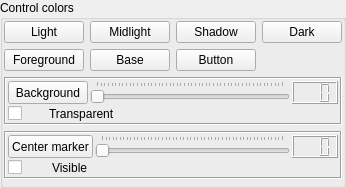
    <widget class="QGroupBox" name="gbpOsdControlColors">
     <property name="sizePolicy">
      <sizepolicy hsizetype="Expanding" vsizetype="Preferred">
       <horstretch>0</horstretch>
       <verstretch>0</verstretch>
      </sizepolicy>
     </property>
     <property name="maximumSize">
      <size>
       <width>16777215</width>
       <height>16777215</height>
      </size>
     </property>
     <property name="title">
      <string>Control colors</string>
     </property>
     <layout class="QGridLayout" name="gridLayout_5">
      <property name="leftMargin">
       <number>1</number>
      </property>
      <property name="topMargin">
       <number>1</number>
      </property>
      <property name="rightMargin">
       <number>1</number>
      </property>
      <property name="bottomMargin">
       <number>6</number>
      </property>
      <item row="0" column="0">
       <layout class="QGridLayout" name="gridLayout_6">
        <item row="1" column="1">
         <widget class="QPushButton" name="pbCntrlBase">
          <property name="sizePolicy">
           <sizepolicy hsizetype="Preferred" vsizetype="Preferred">
            <horstretch>0</horstretch>
            <verstretch>0</verstretch>
           </sizepolicy>
          </property>
          <property name="minimumSize">
           <size>
            <width>0</width>
            <height>0</height>
           </size>
          </property>
          <property name="maximumSize">
           <size>
            <width>16777215</width>
            <height>16777215</height>
           </size>
          </property>
          <property name="text">
           <string>Base</string>
          </property>
         </widget>
        </item>
        <item row="1" column="0">
         <widget class="QPushButton" name="pbCntrlForeground">
          <property name="sizePolicy">
           <sizepolicy hsizetype="Preferred" vsizetype="Preferred">
            <horstretch>0</horstretch>
            <verstretch>0</verstretch>
           </sizepolicy>
          </property>
          <property name="minimumSize">
           <size>
            <width>0</width>
            <height>0</height>
           </size>
          </property>
          <property name="maximumSize">
           <size>
            <width>16777215</width>
            <height>16777215</height>
           </size>
          </property>
          <property name="text">
           <string>Foreground</string>
          </property>
         </widget>
        </item>
        <item row="0" column="0">
         <widget class="QPushButton" name="pbCntrlLight">
          <property name="sizePolicy">
           <sizepolicy hsizetype="Preferred" vsizetype="Preferred">
            <horstretch>0</horstretch>
            <verstretch>0</verstretch>
           </sizepolicy>
          </property>
          <property name="minimumSize">
           <size>
            <width>0</width>
            <height>0</height>
           </size>
          </property>
          <property name="maximumSize">
           <size>
            <width>16777215</width>
            <height>16777215</height>
           </size>
          </property>
          <property name="text">
           <string>Light</string>
          </property>
         </widget>
        </item>
        <item row="0" column="1">
         <widget class="QPushButton" name="pbCntrlMidlight">
          <property name="sizePolicy">
           <sizepolicy hsizetype="Preferred" vsizetype="Preferred">
            <horstretch>0</horstretch>
            <verstretch>0</verstretch>
           </sizepolicy>
          </property>
          <property name="minimumSize">
           <size>
            <width>0</width>
            <height>0</height>
           </size>
          </property>
          <property name="maximumSize">
           <size>
            <width>16777215</width>
            <height>16777215</height>
           </size>
          </property>
          <property name="text">
           <string>Midlight</string>
          </property>
         </widget>
        </item>
        <item row="0" column="2">
         <widget class="QPushButton" name="pbCntrlShadow">
          <property name="sizePolicy">
           <sizepolicy hsizetype="Preferred" vsizetype="Preferred">
            <horstretch>0</horstretch>
            <verstretch>0</verstretch>
           </sizepolicy>
          </property>
          <property name="minimumSize">
           <size>
            <width>0</width>
            <height>0</height>
           </size>
          </property>
          <property name="maximumSize">
           <size>
            <width>16777215</width>
            <height>16777215</height>
           </size>
          </property>
          <property name="text">
           <string>Shadow</string>
          </property>
         </widget>
        </item>
        <item row="0" column="3">
         <widget class="QPushButton" name="pbCntrlDark">
          <property name="sizePolicy">
           <sizepolicy hsizetype="Preferred" vsizetype="Preferred">
            <horstretch>0</horstretch>
            <verstretch>0</verstretch>
           </sizepolicy>
          </property>
          <property name="minimumSize">
           <size>
            <width>0</width>
            <height>0</height>
           </size>
          </property>
          <property name="maximumSize">
           <size>
            <width>16777215</width>
            <height>16777215</height>
           </size>
          </property>
          <property name="text">
           <string>Dark</string>
          </property>
         </widget>
        </item>
        <item row="1" column="2">
         <widget class="QPushButton" name="pbCntrlButton">
          <property name="sizePolicy">
           <sizepolicy hsizetype="Preferred" vsizetype="Preferred">
            <horstretch>0</horstretch>
            <verstretch>0</verstretch>
           </sizepolicy>
          </property>
          <property name="minimumSize">
           <size>
            <width>0</width>
            <height>0</height>
           </size>
          </property>
          <property name="maximumSize">
           <size>
            <width>16777215</width>
            <height>16777215</height>
           </size>
          </property>
          <property name="text">
           <string>Button</string>
          </property>
         </widget>
        </item>
       </layout>
      </item>
      <item row="1" column="0">
       <widget class="QFrame" name="frame_2">
        <property name="sizePolicy">
         <sizepolicy hsizetype="Expanding" vsizetype="Preferred">
          <horstretch>0</horstretch>
          <verstretch>0</verstretch>
         </sizepolicy>
        </property>
        <property name="frameShape">
         <enum>QFrame::Box</enum>
        </property>
        <property name="frameShadow">
         <enum>QFrame::Sunken</enum>
        </property>
        <layout class="QGridLayout" name="gridLayout_4">
         <property name="leftMargin">
          <number>2</number>
         </property>
         <property name="topMargin">
          <number>2</number>
         </property>
         <property name="rightMargin">
          <number>2</number>
         </property>
         <property name="bottomMargin">
          <number>2</number>
         </property>
         <property name="spacing">
          <number>2</number>
         </property>
         <item row="0" column="0" colspan="2">
          <widget class="QPushButton" name="pbCntrlBackground">
           <property name="sizePolicy">
            <sizepolicy hsizetype="Preferred" vsizetype="Preferred">
             <horstretch>0</horstretch>
             <verstretch>0</verstretch>
            </sizepolicy>
           </property>
           <property name="minimumSize">
            <size>
             <width>0</width>
             <height>0</height>
            </size>
           </property>
           <property name="maximumSize">
            <size>
             <width>16777215</width>
             <height>16777215</height>
            </size>
           </property>
           <property name="text">
            <string>Background</string>
           </property>
          </widget>
         </item>
         <item row="0" column="2">
          <widget class="QSlider" name="slCntrlBackgroundAlpha">
           <property name="sizePolicy">
            <sizepolicy hsizetype="Expanding" vsizetype="Preferred">
             <horstretch>0</horstretch>
             <verstretch>0</verstretch>
            </sizepolicy>
           </property>
           <property name="minimumSize">
            <size>
             <width>0</width>
             <height>0</height>
            </size>
           </property>
           <property name="maximumSize">
            <size>
             <width>16777215</width>
             <height>25</height>
            </size>
           </property>
           <property name="maximum">
            <number>255</number>
           </property>
           <property name="pageStep">
            <number>5</number>
           </property>
           <property name="orientation">
            <enum>Qt::Horizontal</enum>
           </property>
           <property name="tickPosition">
            <enum>QSlider::TicksAbove</enum>
           </property>
          </widget>
         </item>
         <item row="0" column="3">
          <widget class="QLCDNumber" name="lcdCntrlBackgroundAlpha">
           <property name="sizePolicy">
            <sizepolicy hsizetype="Preferred" vsizetype="Preferred">
             <horstretch>0</horstretch>
             <verstretch>0</verstretch>
            </sizepolicy>
           </property>
           <property name="maximumSize">
            <size>
             <width>16777215</width>
             <height>16777215</height>
            </size>
           </property>
           <property name="digitCount">
            <number>3</number>
           </property>
          </widget>
         </item>
         <item row="1" column="0">
          <widget class="QCheckBox" name="cbCntrlBgTransparent">
           <property name="sizePolicy">
            <sizepolicy hsizetype="Preferred" vsizetype="Preferred">
             <horstretch>0</horstretch>
             <verstretch>0</verstretch>
            </sizepolicy>
           </property>
           <property name="text">
            <string/>
           </property>
          </widget>
         </item>
         <item row="1" column="1" colspan="3">
          <widget class="QLabel" name="label">
           <property name="sizePolicy">
            <sizepolicy hsizetype="Expanding" vsizetype="Preferred">
             <horstretch>0</horstretch>
             <verstretch>0</verstretch>
            </sizepolicy>
           </property>
           <property name="text">
            <string>Transparent</string>
           </property>
          </widget>
         </item>
        </layout>
       </widget>
      </item>
      <item row="2" column="0">
       <widget class="QFrame" name="frame">
        <property name="sizePolicy">
         <sizepolicy hsizetype="Expanding" vsizetype="Preferred">
          <horstretch>0</horstretch>
          <verstretch>0</verstretch>
         </sizepolicy>
        </property>
        <property name="frameShape">
         <enum>QFrame::Box</enum>
        </property>
        <property name="frameShadow">
         <enum>QFrame::Sunken</enum>
        </property>
        <layout class="QGridLayout" name="gridLayout_3">
         <property name="leftMargin">
          <number>2</number>
         </property>
         <property name="topMargin">
          <number>2</number>
         </property>
         <property name="rightMargin">
          <number>2</number>
         </property>
         <property name="bottomMargin">
          <number>2</number>
         </property>
         <property name="spacing">
          <number>2</number>
         </property>
         <item row="0" column="0" colspan="2">
          <widget class="QPushButton" name="pbCenterMarkerColor">
           <property name="sizePolicy">
            <sizepolicy hsizetype="Preferred" vsizetype="Preferred">
             <horstretch>0</horstretch>
             <verstretch>0</verstretch>
            </sizepolicy>
           </property>
           <property name="text">
            <string>Center marker</string>
           </property>
          </widget>
         </item>
         <item row="0" column="2">
          <widget class="QSlider" name="slCenterMarkerAlpha">
           <property name="sizePolicy">
            <sizepolicy hsizetype="Expanding" vsizetype="Preferred">
             <horstretch>0</horstretch>
             <verstretch>0</verstretch>
            </sizepolicy>
           </property>
           <property name="maximum">
            <number>255</number>
           </property>
           <property name="pageStep">
            <number>5</number>
           </property>
           <property name="orientation">
            <enum>Qt::Horizontal</enum>
           </property>
           <property name="tickPosition">
            <enum>QSlider::TicksAbove</enum>
           </property>
          </widget>
         </item>
         <item row="0" column="3">
          <widget class="QLCDNumber" name="lcdCntrlCentralMarkerAlpha">
           <property name="sizePolicy">
            <sizepolicy hsizetype="Preferred" vsizetype="Preferred">
             <horstretch>0</horstretch>
             <verstretch>0</verstretch>
            </sizepolicy>
           </property>
           <property name="maximumSize">
            <size>
             <width>16777215</width>
             <height>16777215</height>
            </size>
           </property>
           <property name="digitCount">
            <number>3</number>
           </property>
          </widget>
         </item>
         <item row="1" column="0">
          <widget class="QCheckBox" name="cbCntrlCentralMarkerVisible">
           <property name="sizePolicy">
            <sizepolicy hsizetype="Preferred" vsizetype="Preferred">
             <horstretch>0</horstretch>
             <verstretch>0</verstretch>
            </sizepolicy>
           </property>
           <property name="text">
            <string/>
           </property>
          </widget>
         </item>
         <item row="1" column="1" colspan="3">
          <widget class="QLabel" name="label_2">
           <property name="sizePolicy">
            <sizepolicy hsizetype="Expanding" vsizetype="Preferred">
             <horstretch>0</horstretch>
             <verstretch>0</verstretch>
            </sizepolicy>
           </property>
           <property name="text">
            <string>Visible</string>
           </property>
          </widget>
         </item>
        </layout>
       </widget>
      </item>
     </layout>
    </widget>
